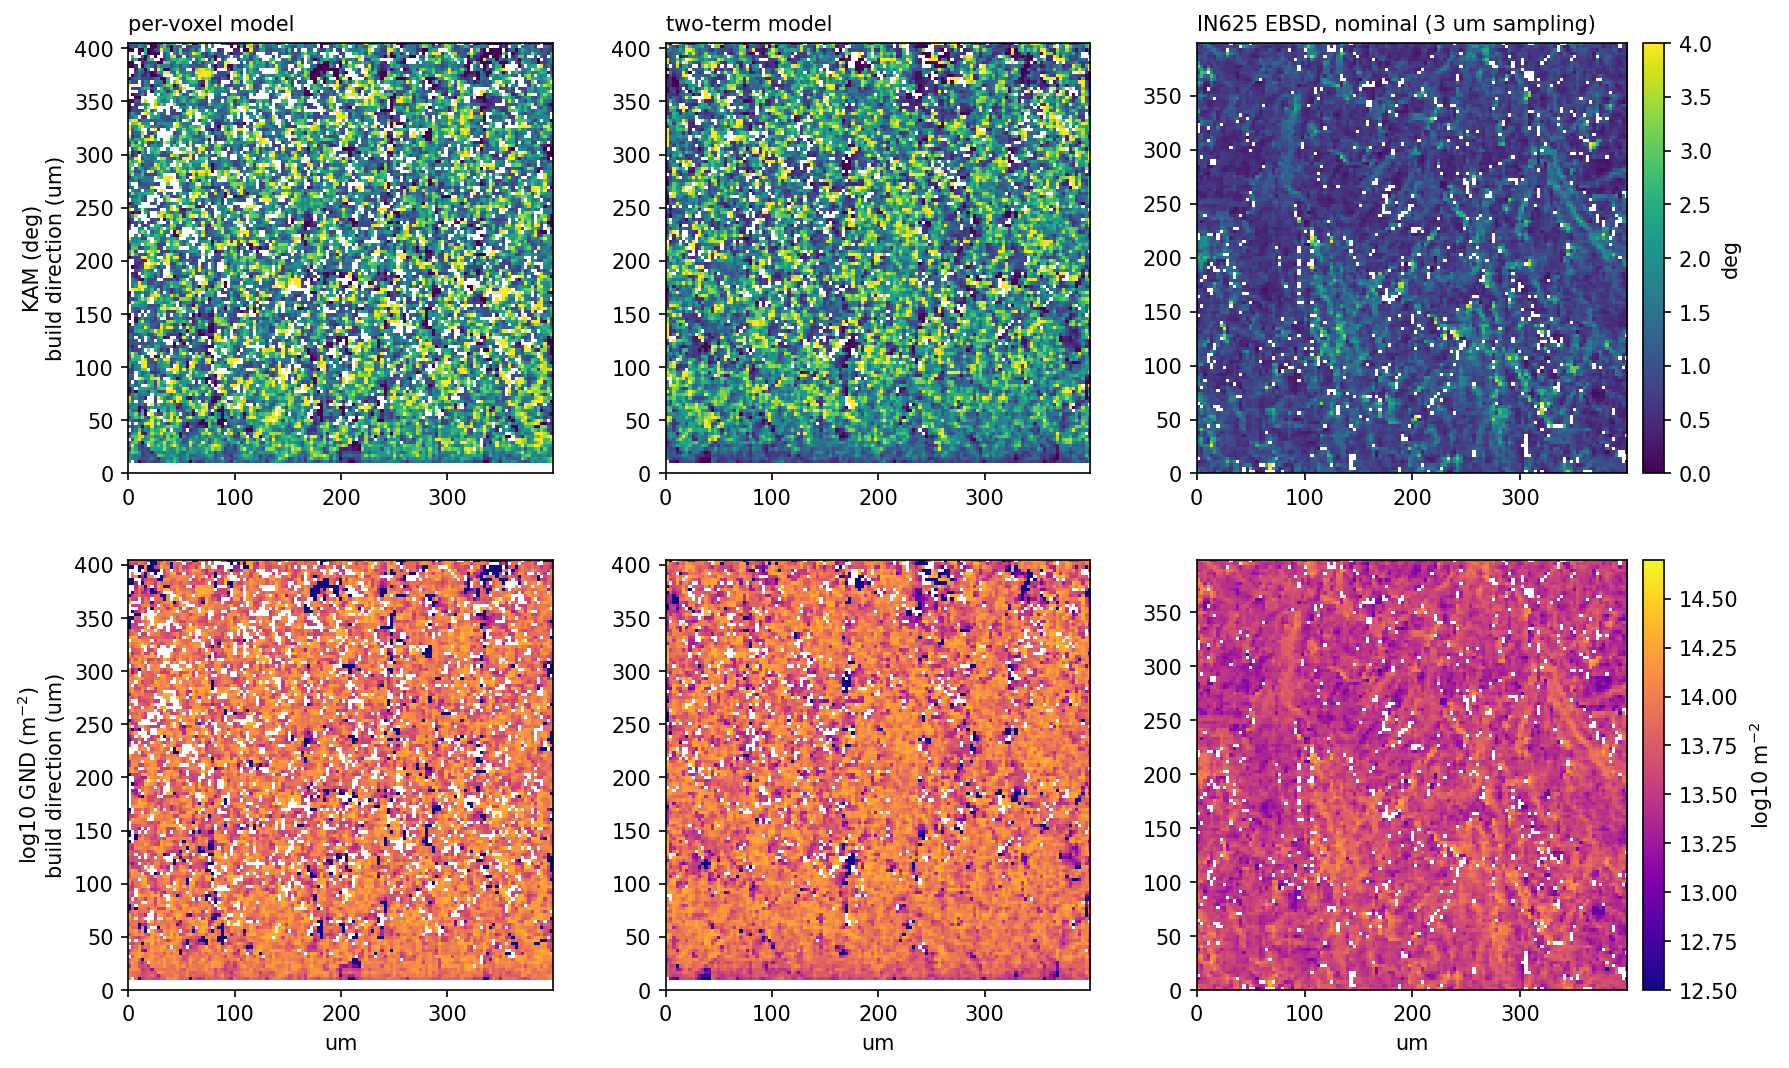

Write the Python code that produced this figure.
#!/usr/bin/env python3
"""KAM and GND maps on the same xz section of the GP700 builds (per-voxel model = wide12_v8,
two-term model = wide12_v10) and, at the same 3 um sampling, the IN625 nominal EBSD section.
KAM: first-neighbour kernel average misorientation, 5 deg threshold (spparks_micro_analysis.kam_analysis).
GND: Nye-tensor estimate from the package if available, else the KAM-based 2*theta/(b*d).
usage (WORK env): kam_gnd_maps.py OUT.png"""
import sys, os, numpy as np
sys.path.insert(0, '/home/tron/spparks-micro-analysis/src')
from spparks_micro_analysis.stitch_reader import StitchReader
from spparks_micro_analysis.kam_analysis import calculate_kam_2d
from spparks_micro_analysis.gnd_analysis import calculate_gnd_density, calculate_gnd_advanced
from spparks_micro_analysis.ebsd_reader import read_ang
import matplotlib; matplotlib.use('Agg'); import matplotlib.pyplot as plt
DX = 3.0; FLOOR = 100.0; B = 0.255e-9

def sim_section(st):
    with StitchReader(st) as r:
        b = list(r.get_global_bounds()); t = r.times[-1]
        x0, x1 = 67, 199; ymid = (b[2] + b[3]) // 2; bb = (x0, x1, ymid, ymid, b[4], b[5])
        f = {k: r.read_field_at_time(k, t, bounds=bb)[0] for k in ('i2', 'd1', 'd2', 'd3', 'd4')}
    q = np.stack([f['d1'], f['d2'], f['d3'], f['d4']], -1)[:, 0, :]; sol = (f['i2'][:, 0, :] == 3)
    z0 = int(FLOOR / DX) + 2; q = q[:, z0:]; sol = sol[:, z0:]
    return np.ascontiguousarray(np.transpose(q, (1, 0, 2))), np.ascontiguousarray(sol.T)   # rows = z (build), cols = x

def ebsd_section():
    r = read_ang('/home/tron/HPC-Calibration/ANG-Files/P15/P15-2-side.ang', ci_threshold=0.1)
    q = r['quaternions'][::-1]; v = r['valid_mask'][::-1]                          # vflip: build direction = increasing row
    sr, sc = int(round(DX / 0.433013)), int(round(DX / 0.5))                          # nearest-pixel resampling to 3 um
    q = q[::sr, ::sc]; v = v[::sr, ::sc]; H, W = q.shape[:2]
    n = int(400 / DX); r0 = (H - n) // 2; c0 = (W - n) // 2
    return np.ascontiguousarray(q[r0:r0+n, c0:c0+n]), np.ascontiguousarray(v[r0:r0+n, c0:c0+n])

def gnd_map(q, valid, kam):
    rows, cols = np.nonzero(valid); coords = np.column_stack([cols * DX * 1e-6, rows * DX * 1e-6, np.zeros(len(rows))])
    try:
        g = calculate_gnd_advanced(coords, q[rows, cols], method='nye_tensor', step_size=DX * 1e-6, burgers_vector=B)
        g = np.asarray(g, float); out = np.full(valid.shape, np.nan); out[rows, cols] = g; return out, 'Nye tensor'
    except Exception as e:
        print('  Nye-tensor GND unavailable (%s); using the KAM-based estimate' % type(e).__name__)
        return calculate_gnd_density(kam, burgers_vector=B, step_size=DX * 1e-6), 'from KAM'

panels = [('per-voxel model', *sim_section('/home/tron/gp700_runs/wide12_v8/gp700.st')),
          ('two-term model', *sim_section('/home/tron/gp700_runs/wide12_v10/gp700.st')),
          ('IN625 EBSD, nominal (3 um sampling)', *ebsd_section())]
fig, axes = plt.subplots(2, 3, figsize=(13.5, 8.2)); stats = []
for j, (name, q, valid) in enumerate(panels):
    kam = calculate_kam_2d(q, valid, threshold_deg=5.0, crystal_structure='cubic'); kam_deg = np.degrees(kam)
    gnd, gtag = gnd_map(q, valid, kam)
    H, W = valid.shape; ext = [0, W * DX, 0, H * DX]
    im0 = axes[0, j].imshow(np.where(valid, kam_deg, np.nan), origin='lower', extent=ext, cmap='viridis', vmin=0, vmax=4.0)
    im1 = axes[1, j].imshow(np.where(valid, np.log10(np.clip(gnd, 1e11, None)), np.nan), origin='lower', extent=ext, cmap='plasma', vmin=12.5, vmax=14.7)
    axes[0, j].set_title(name, loc='left', fontsize=10); axes[1, j].set_xlabel('um')
    for ax in axes[:, j]: ax.set_aspect('equal')
    kd = kam_deg[valid & np.isfinite(kam_deg)]; gd = gnd[valid & np.isfinite(gnd)]
    kam2 = np.degrees(calculate_kam_2d(q, valid, threshold_deg=2.0, crystal_structure='cubic')); k2 = kam2[valid & np.isfinite(kam2)]
    q10, q25, q50, q75, q90 = np.percentile(kd, [10, 25, 50, 75, 90])
    print(f'{name:36s} KAM(5 deg) mean {np.nanmean(kd):.2f}, p10/25/50/75/90 {q10:.2f}/{q25:.2f}/{q50:.2f}/{q75:.2f}/{q90:.2f} deg, < 0.5 deg {np.mean(kd < 0.5):.2f}, > 2 deg {np.mean(kd > 2):.2f}; '
          f'KAM(2 deg) mean {np.nanmean(k2):.2f} on {np.isfinite(kam2[valid]).mean():.2f} of pixels; GND median {np.nanmedian(gd):.2e} m^-2 ({gtag})')
axes[0, 0].set_ylabel('KAM (deg)\nbuild direction (um)'); axes[1, 0].set_ylabel('log10 GND (m$^{-2}$)\nbuild direction (um)')
fig.colorbar(im0, ax=axes[0, :].tolist(), fraction=0.02, pad=0.01, label='deg'); fig.colorbar(im1, ax=axes[1, :].tolist(), fraction=0.02, pad=0.01, label='log10 m$^{-2}$')
fig.savefig(sys.argv[1], dpi=150, bbox_inches='tight'); print('saved', sys.argv[1])
